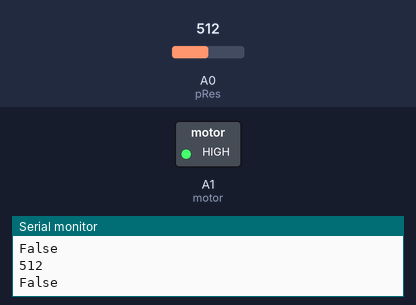
Simulated run of this sketch. Board: Arduino Uno, built with avr-gcc and run on an emulated ATmega328P. On the bench: switched loads named in the sketch (green lamp = pin HIGH), the last lines printed to the serial monitor. The test bench sets the inputs (shaded band); at power-on: A0 (pRes) = 512.

Above: at 1.2 s.
1.3 s: A0 (pRes) set to 253
2.8 s: A0 (pRes) set to 227
At 3.9 s:
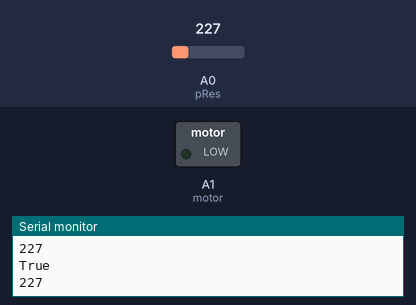
4.3 s: A0 (pRes) set to 306
At 5.1 s:
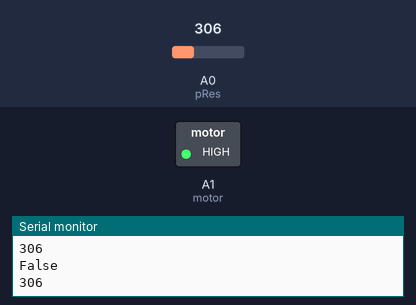
5.8 s: A0 (pRes) set to 199
At 6.2 s:
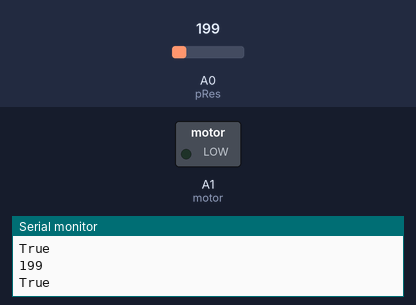
Timing chart, 0 to 8.3 s (numbered marks = the images above; inputs shaded):
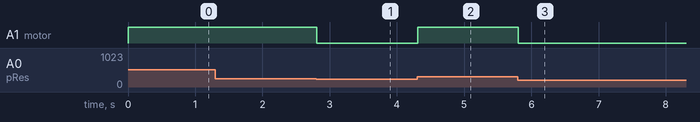

The sketch:

Motor_controller.ino
```cpp
/*
* Created: Jan 25 2023   Modified: Mar 29, 2023
* Author: Abrar Sheikh, editted by Neil Kadian to use analog output rather than digital output
* This code is responsible for controlling the motors in the Chem-E-Car based on the iodine clock stopping mechanism.
*/

int value; //Store value from photoresistor
const int pRes = A0; //Photoresistor analog pin
const int motor = A1; //Motor analog pin (previously digital and used for LED)
bool Zero = true;
int start;

void setup() {
  pinMode(pRes, INPUT);
  pinMode(motor, OUTPUT);
  Serial.begin(9600); //Set up the console
}

void loop() {
  // put your main code here, to run repeatedly:

  //Measuring brightness on a scale of 0 to 1023, and recording it
  value = analogRead(pRes);
  Serial.println(value);

  //If this is the first value, record it in start, and set Zero to false
  if (Zero == true){
    start = value;
  }
  Zero = false;

  //If voltage drop exceeds 1.3V (endpoint of rxn), cut power to motor, else power it
  if (start-value>=209*1.3){
    analogWrite(motor, 0);
    Serial.println("True");
  }
  else{
    analogWrite(motor, 200);
    Serial.println("False");
  }

  Serial.println();

}
```

Measured:
- the behaviour switches between 241 and 240 on A0 (pRes) (found by bisection; images 0 and 1)
- after the input at 2.8 s, A1 (motor): HIGH → LOW at once
- after the input at 4.3 s, A1 (motor): LOW → HIGH at once
- after the input at 5.8 s, A1 (motor): HIGH → LOW at once
